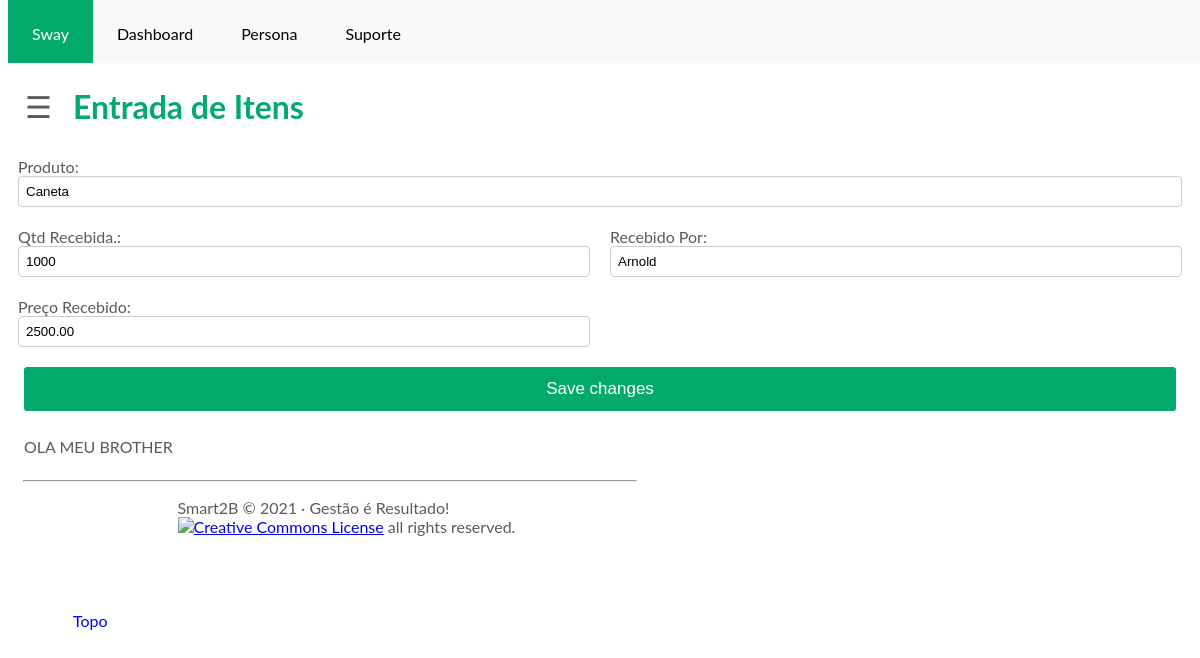
Before: /swayapp/receive_product/7/ with the older database file.
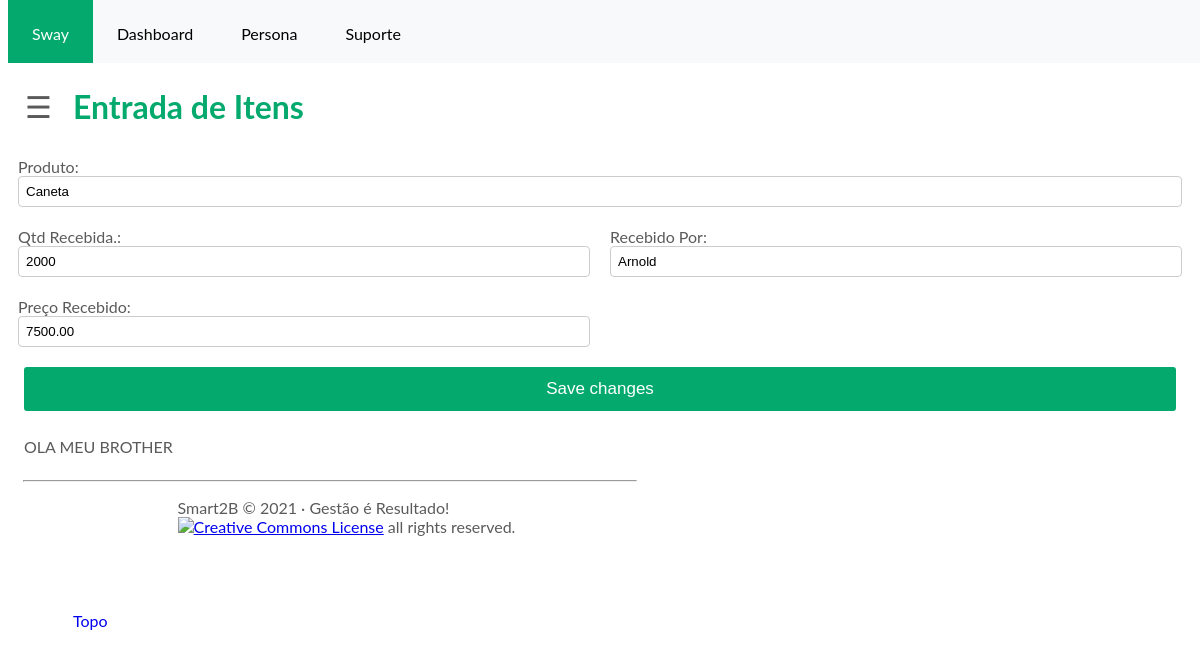
After: the same page with the newer database file.
### swayapp/models.py (models this page shows, shortened)
class Product(models.Model):
    imported = models.BooleanField('Importado', default=False)
    outofline = models.BooleanField('Fora de Linha', default=False)
    ncm = models.CharField('NCM', max_length=8)
    brand = models.ForeignKey(
        Brand,
        on_delete=models.CASCADE,
        verbose_name='marca'
    )
    product = models.CharField('Produto', max_length=100, unique=True)
    sell_price = models.DecimalField('Preço venda', max_digits=7, decimal_places=2, default=0)
    received_by = models.CharField(max_length=50, blank=True, null=True)
    received = models.IntegerField(default='0', blank=False, null=True)
    received_price = models.DecimalField('Preço Recebimento', max_digits=20, decimal_places=2, null=True)
    ipi = models.DecimalField('IPI', max_digits=3, decimal_places=2, blank=True, default=0)
    stock = models.IntegerField('Estoque atual', default='0', blank=False, null=True)
    stock_min = models.PositiveIntegerField('Estoque Minimo', default=0)
    category = models.ForeignKey(Category, verbose_name='Categoria', on_delete=models.SET_NULL, null=True, blank=True)
    class Meta:
        ordering = ['product']
        verbose_name = 'produto'
        verbose_name_plural = 'produtos'

### swayapp/views.py (the view, shortened to what this page needs)
# urls.py: path('receive_product/<str:pk>/', views.receive_product, name="receive"),
def receive_product(request, pk):
    queryset = Product.objects.get(id=pk)
    static_price_received = queryset.received_price
    receive_item_form = ReceivedItems(request.POST)
    form = ReceivedProduct(request.POST or None, instance=queryset)
    context = {
        "title": 'Recebido ' + str(queryset.product),
        "instance": queryset,
        "receive_item_form": receive_item_form,
        "form": form,
        "username": 'Recebido por'}
    return render(request, "add_products.html", context)

### swayapp/forms.py
class ReceivedItems(forms.ModelForm):
    class Meta:
        model = ReceivedItems
        exclude = ['product', 'unit_price_payd', 'quantity_received', 'received_by']

class ReceivedProduct(forms.ModelForm):
    class Meta:
        model = Product
        fields = ['product', 'received_by', 'received', 'received_price']

### swayapp/templates/add_products.html (shortened to what this page needs)
{% extends 'base.html' %}
{% block content %}
{% load widget_tweaks %}
<h1 class="willianclass">Entrada de Itens</h1>
<form action="." method="POST">
				<div class="row">
                    <div class="col-100">
                        <div class="bloco-form">
							<label class="label-id" for="{{ receive_item_form.product.id_for_label }}">Produto:</label>
							{{ form.product |add_class:"input-custom" }}
                        </div>
                    </div>
					<div class="col-50">
						<div class="bloco-form">
							<label class="label-id" for="{{ receive_item_form.received.id_for_label }}">Qtd Recebida.:</label>
								{{ form.received |add_class:"input-custom"}}
						</div>
						<div class="bloco-form">
							<label class="label-id" for="{{ receive_item_form.received_price.id_for_label }}">Preço Recebido:</label>
							{{ form.received_price |add_class:"input-custom"}}
						</div>
					</div>
					<div class="col-50">
						<div class="bloco-form">
							<label class="label-id" for="{{ receive_item_form.received_by.id_for_label }}">Recebido Por:</label>
							{{ form.received_by |add_class:"input-custom"}}
						</div>
					</div>
				</div>
				<button class="btn-save" type="submit">Save changes</button>
			</form>
<p id="ptest">
    OLA MEU BROTHER
</p>
{% endblock content %}

Changed rows visible on the page:
changed Product "Caneta": received "1000" → "2000"; received_price "2500.00" → "7500.00"
